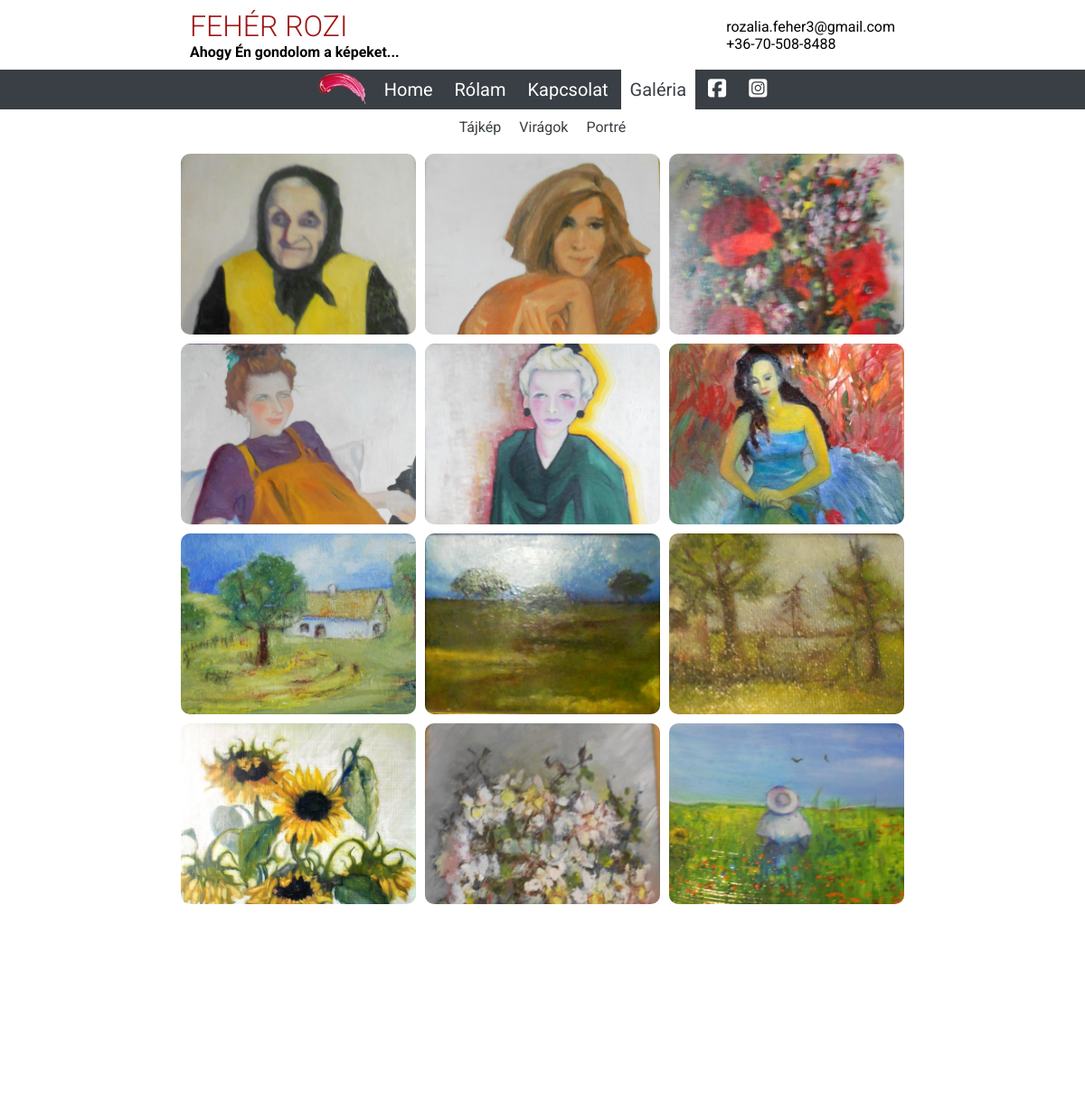
Page /gallery/ on the committed database.
### pages/models.py (models this page shows, shortened)
class Contact(models.Model):
    email = models.EmailField(max_length=200)
    phone = models.CharField(max_length=200)
    facebook = models.URLField(max_length=200, blank=True)
    instagram = models.URLField(max_length=200, blank=True)

### gallery/models.py (models this page shows, shortened)
class Category(models.Model):
    title = models.CharField(max_length=200)
    def __str__(self):
        return self.title

class Photo(models.Model):
    category = models.ForeignKey(Category, on_delete=models.CASCADE)
    frontpage = models.BooleanField(default=False)
    title = models.CharField(max_length=200)
    image = models.ImageField(upload_to="photos")
    description = models.TextField(max_length=1000)
    uploaded = models.DateTimeField(auto_now_add=True)
    slug = models.SlugField(max_length=200, blank=True, editable=False)

### gallery/views.py (the view)
# urls.py: path('', GalleryView.as_view()),
class GalleryView(ListView):
    template_name = "gallery.html"
    model = Photo
    context_object_name = "photos"
    extra_context = {
        "categories": Category.objects.all(),
    }
    def get_queryset(self):
        category_name = self.request.GET.get("category")
        if category_name:
            photos = Photo.objects.filter(category__title=category_name)
        else:
            photos = Photo.objects.all()
        return photos

### pages/context_processors.py (called while the page is built)
def global_context(request):
    contact_list = Contact.objects.all()
    if not contact_list:
        return {}
    return {
        "email": contact_list[0].email,
        "phone": contact_list[0].phone,
        "facebook": contact_list[0].facebook,
        "instagram": contact_list[0].instagram,
    }

### templates/gallery.html (shortened to what this page needs)
{% extends "_base.html" %}
{% block body %}
    <div class="gallery-layout">
        <div class="menu">
            {% for category in categories %}
                <a href="/gallery/?category={{ category }}" class="category-button {% if  request.GET.category == category.title %}active{% endif %} ">{{ category }}</a>
            {% endfor %}
        </div>
        <div class="image-grid">
            {% for photo in photos %}
                <a href="/gallery/{{ photo.slug }}/">
                    <div class="thumbnail-container" style="background-image: url({{ photo.image.url }}) "></div>
                </a>
            {% endfor %}
        </div>
    </div>
{% endblock body  %}

### templates/_header.html
<header>
    <div>
        <h1 >
        FEHÉR ROZI
        </h1>
        <h4 >Ahogy Én gondolom a képeket...</h4>
    </div>
    <div>
        <p>{{email}}</p>
        <p>{{phone}}</p>
    </div>
</header>

### static/css/main.css (style rules this page uses)
* { margin: 0; padding: 0; box-sizing: border-box; }
body { font-family: 'Roboto', sans-serif; }
h1, h2, h3 { color: #9f1818; font-weight: 300; }

### static/css/header.css (style rules this page uses)
header { margin: 10px; display: flex; justify-content: space-between; align-items: center; }

### static/css/gallery.css (style rules this page uses)
.gallery-layout { display: flex; flex-direction: column; }
.gallery-layout .menu { position: sticky; top:44px; background-color: white; z-index: 10; display: flex; justify-content: center; margin: 0 0 10px 0; }
.category-button { padding: 10px; background-color: transparent; color: #393f44; text-decoration: none; transition: background-color 0.3s, color 0.3s; }
.image-grid { display: grid; grid-template-columns: repeat(auto-fill, minmax(200px, 1fr)); grid-gap: 10px; }
.thumbnail-container { width: 100%; height: 200px; background-position: top; background-size: cover; border-radius: 10px; }

### rows in the picture
Contact: email "rozalia.feher3@gmail.com", phone "+36-70-508-8488"
Category: title "Tájkép"
Category: title "Virágok"
Category: title "Portré"
Photo: image (picture)
Photo: image (picture)
Photo: image (picture)
Photo: image (picture)
Photo: image (picture)
Photo: image (picture)
Photo: image (picture)
Photo: image (picture)
Photo: image (picture)
Photo: image (picture)
Photo: image (picture)
Photo: image (picture)
